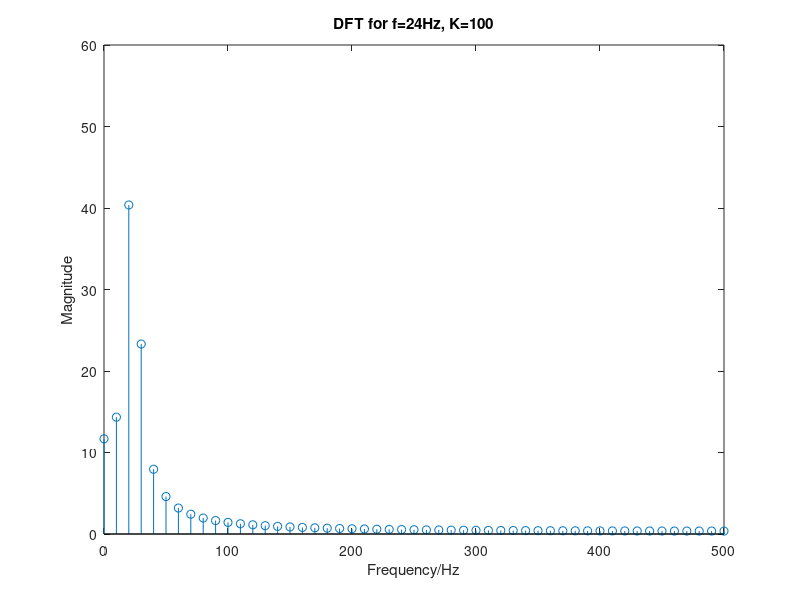
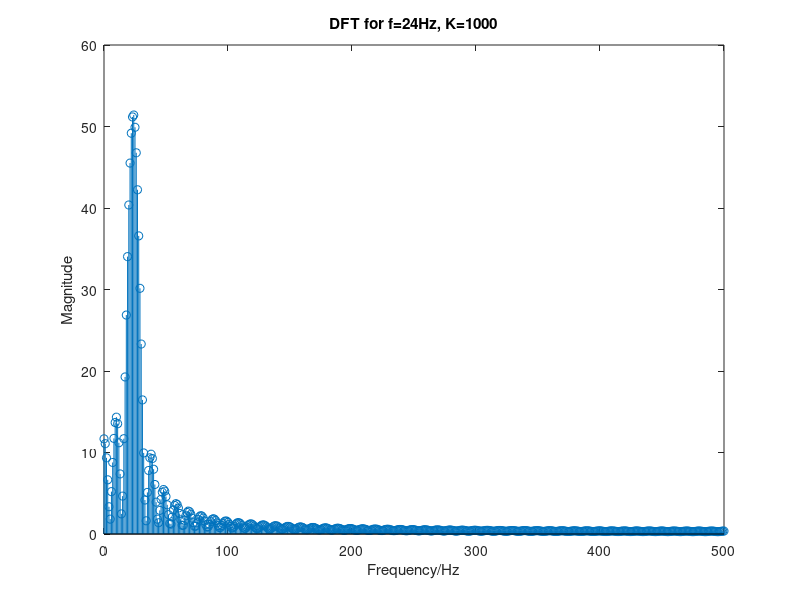

The MATLAB source for these figures, in order:
% Generate a 24 Hz sine wave of length N = 100 sampled at 1000Hz
N = 100;
f = 24; % Wave frequency
fs = 1000; % Sampling frequency
t = 0:1/fs:(N-1)/fs;
x = sin(2*pi*f*t); % Sine wave in time domain

% DFT for K=100
K = 100;
DFT_100 = fft(x,K);
f_100 = 0:fs/K:(fs-1/K);
DFT_100_mag = abs(DFT_100);
% Plot DFT magnitude spectrum
figure(1)
stem(f_100,DFT_100_mag);
title('DFT for f=24Hz, K=100');
xlabel('Frequency/Hz');
ylabel('Magnitude');
axis([0 500 0 60]);

% DFT for K=1000
K = 1000;
DFT_1000 = fft(x,K);
f_1000 = 0:fs/K:(fs-1/K);
DFT_1000_mag = abs(DFT_1000);
DFT_1000_phase = angle(DFT_1000);
% Plot DFT magnitude spectra
figure(2)
stem(f_1000,DFT_1000_mag);
title('DFT for f=24Hz, K=1000');
xlabel('Frequency/Hz');
axis([0 500 0 60]);
ylabel('Magnitude');